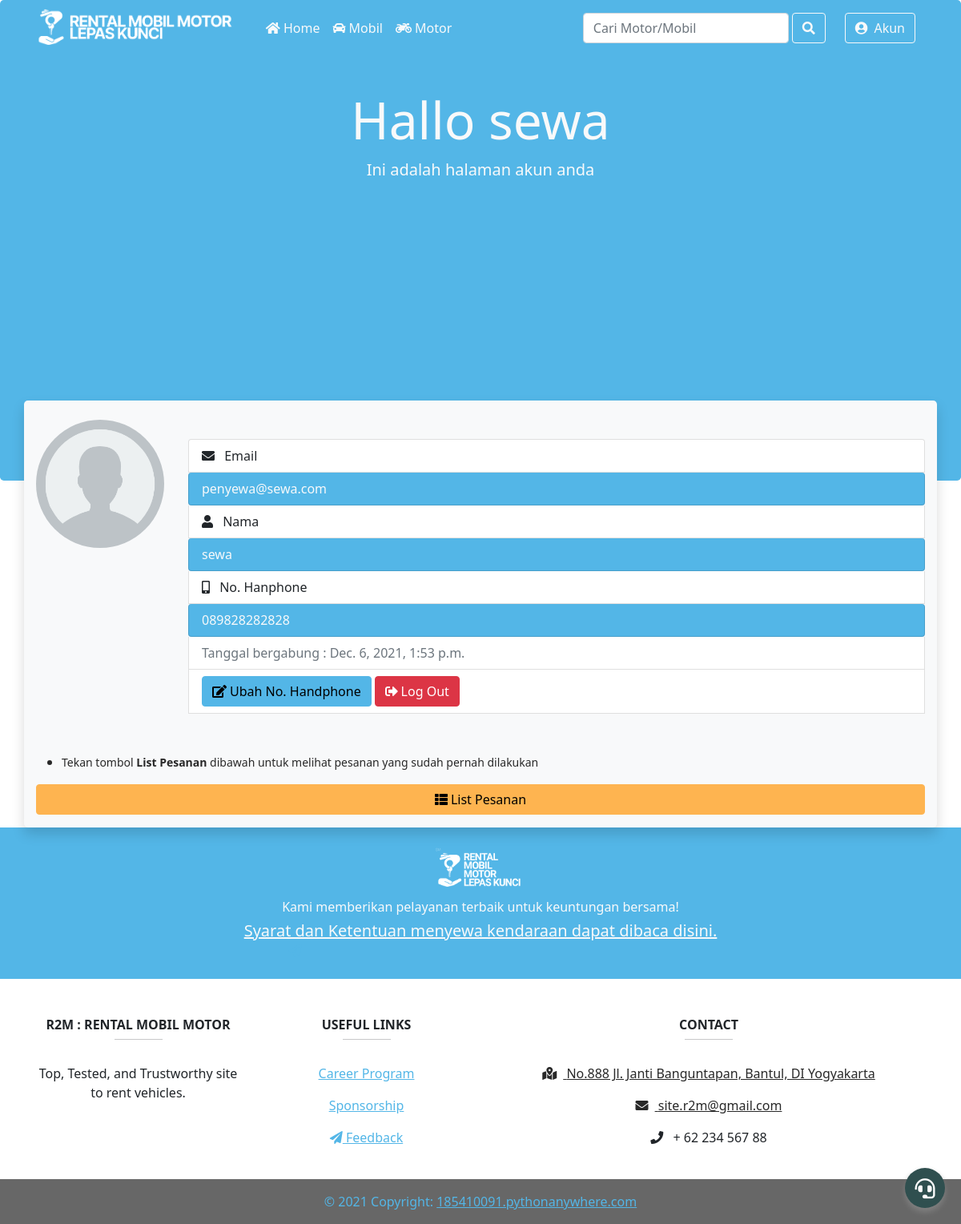
The page /akun/ (signed in) on the database as committed earlier.
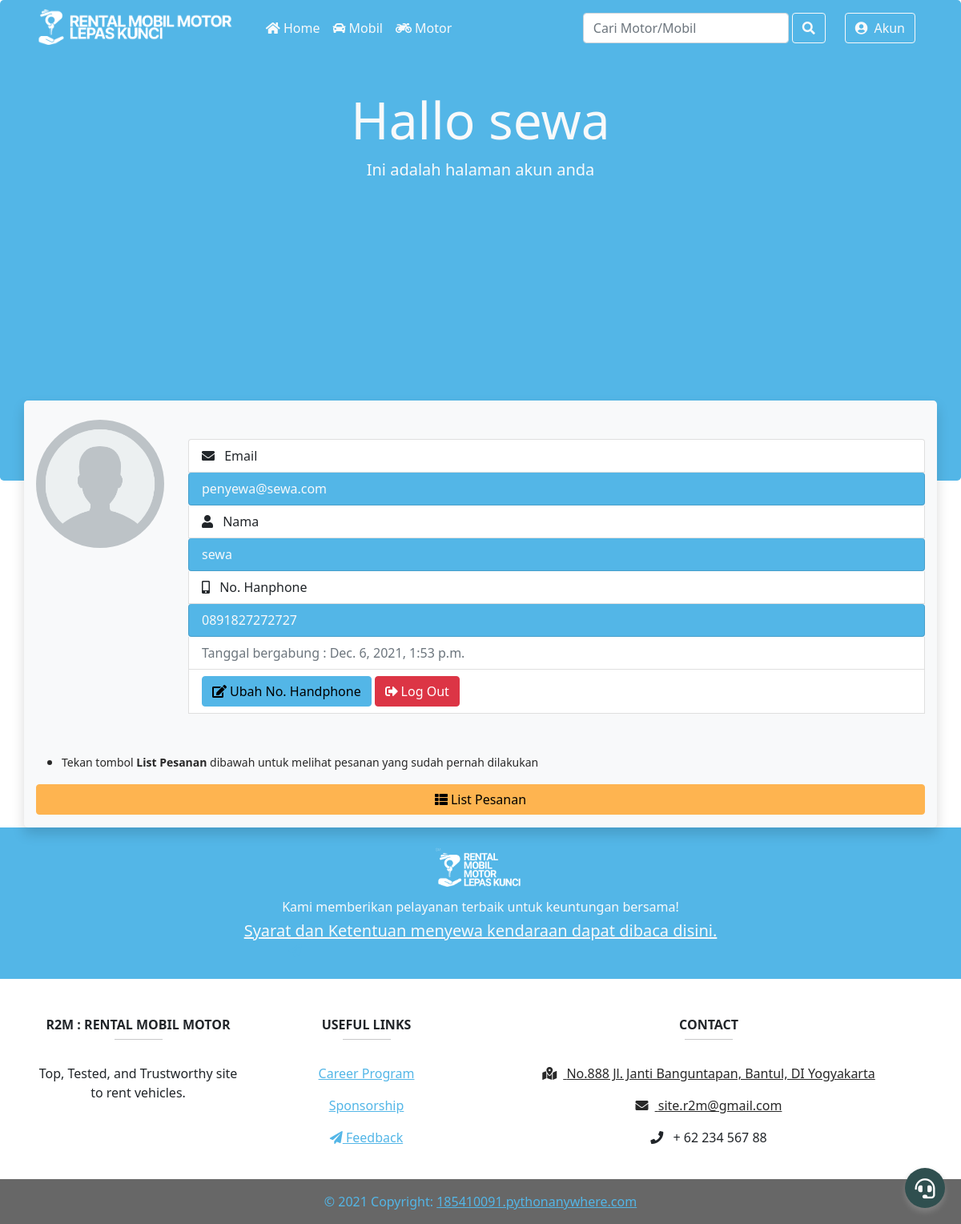
The same page on the database as committed later.
### akun/models.py (models this page shows, shortened)
class NewAkun(AbstractBaseUser,PermissionsMixin):
    email = models.EmailField(verbose_name="email", max_length=254, unique=True)
    nama = models.CharField(verbose_name="nama", max_length=70)
    no_hp = models.CharField(verbose_name="nomor handphone", max_length=15, unique=False)
    tanggal_akun = models.DateTimeField(default=timezone.now)
    is_staff = models.BooleanField(default=False)
    is_superuser = models.BooleanField(default=False)
    is_active = models.BooleanField(default=True)
    objects = AkunManager()
    USERNAME_FIELD = 'email'
    REQUIRED_FIELDS = ['nama','no_hp']

### akun/views.py (the view, shortened to what this page needs)
# urls.py: path("", views.index , name="index"),
def index(request):
    if request.user.is_authenticated:
        email = request.user.email
        akun = NewAkun.objects.get(email=email)
        pMobil = None
        pMotor = None
        if  bookMobil.objects.filter(id_penyewa_mbl=akun).exists():
            pMobil =  bookMobil.objects.filter(id_penyewa_mbl=akun)
        if  bookMotor.objects.filter(id_penyewa_mtr=akun).exists():
            pMotor =  bookMotor.objects.filter(id_penyewa_mtr=akun)
        context = {
            'title':"Akun | R2M",
            'heading':"Hallo ",
            'subheading':"Ini adalah halaman akun anda",
            'akun' : akun,
            'pesananMbl' : pMobil,
            'pesananMtr' : pMotor
        }
        return render(request, 'akun/index.html',context)
    else:
        return redirect('akun:login')

### mobil/models.py (called while the page is built)
    def __str__(self):
        return "{} - {}".format(self.plat_mbl,self.nama_mbl)

### templates/akun/index.html (shortened to what this page needs)
{% extends 'base.html' %}
{% load static %}
{% block stylesheet %}
<link rel="stylesheet" href="{% static 'akun/css/jumbotron.css' %}" />
{% endblock stylesheet %}
{% block header %}
<div class="row m-auto ">
    <div class="col-12 w-auto">
        <h1 class="display-3 text-light text-center"><strong>{{heading}} {{akun.nama}}</strong></h1>
        <p class="lead text-light text-center">{{subheading}}</p>
    </div>
</div>
{% endblock header %}
{% block content %}
<div class="row">
    <div class="col-sm-12 col-md-2 wy-5">
        <img src="{% static 'base-img/profile-ph.png' %}" class="img-fluid rounded-circle my-4 border-primary"
            alt="Foto Profile">
    </div>
    <div class="col-sm-12 col-md-10 my-5">
        <ul class="list-group">
            <li class="list-group-item"> <i class="fas fa-envelope mr-2"></i> Email</li>
            <li class="list-group-item bg-primary text-light rounded">{{akun.email}}</li>
            <li class="list-group-item"><i class="fas fa-user mr-2"></i> Nama</li>
            <li class="list-group-item bg-primary text-light rounded">{{akun.nama}}</li>
            <li class="list-group-item "><i class="fas fa-mobile-alt mr-2"></i> No. Hanphone</li>
            <li class="list-group-item bg-primary text-light rounded">{{akun.no_hp}}</li>
            <li class="list-group-item disabled">Tanggal bergabung : {{akun.tanggal_akun}}</li>
            <li class="list-group-item inline">
                <button type="button" class="btn btn-primary" data-toggle="modal" data-target="#nohpModal"><i class="fas fa-edit mr-1"></i>Ubah No.
                    Handphone</button>
                <button type="button" class="btn btn-danger" data-toggle="modal" data-target="#logoutModal"><i
                        class="fas fa-sign-out-alt mr-1"></i>Log Out</button>
            </li>
        </ul>
    </div>
</div>
<div class="row">
    <div class="col mb-3">
        <ul>
            <li>
                <p><small>Tekan tombol <strong>List Pesanan</strong> dibawah untuk melihat pesanan yang sudah pernah dilakukan</small></p>
            </li>
        </ul>
        <button id="pesanan" class="btn btn-warning btn-block"><i class="fas fa-th-list mr-1"></i>List Pesanan</button>
    </div>
</div>
{% endblock content %}

### templates/base.html (shortened to what this page needs)
{% load static %}
<!DOCTYPE html>
<html>
<head>
  {% include "snippets/styles.html" %}
  {% block stylesheet %}
  {% endblock stylesheet %}
</head>
<body>
  {% include "snippets/navbar.html" %}
  <div class="jumbotron m-0" id="jumbrotron-img">
    <div class="container mt-5">
      {% block header %}
      {% endblock header %}
    </div>
  </div>
  <div class="container-fluid main-content animate-bottom">
    <div id="body1" class="container bg-light text-dark shadow rounded-lg" style="margin-top: -100px;">
      {% block content %}{% endblock content %}
    </div>
  </div>
  {% include "snippets/footer.html" %}
  {% include "snippets/fab.html" %}
</body>
</html>

### templates/snippets/styles.html (shortened to what this page needs)
{% load static %}
<link rel="stylesheet" href="https://cdn.jsdelivr.net/npm/bootstrap@4.5.3/dist/css/bootstrap.min.css">
<link rel="stylesheet" href="https://use.fontawesome.com/releases/v5.7.0/css/all.css">
<link rel="stylesheet" href="{% static 'home/css/styles.css' %}" />
<link rel="stylesheet" href="{% static 'home/css/fab.css' %}">
<link rel="stylesheet" href="{% static 'home/css/more-styles.css' %}">

### templates/snippets/navbar.html (shortened to what this page needs)
{% load static %}
<nav class="navbar fixed-top navbar-expand-md navbar-light" id="navbarku">
    <div class="container">
        <a href="{% url 'home:index' %}" class="navbar-brand p-0 mb-1">
            <img style="height: 45px;" src="{% static 'base-img/sitebanner.png' %}" alt="Banner">
        </a>
        <div class="collapse navbar-collapse" id="navbarToggleExternalContent">
            <ul class="navbar-nav ml-lg-3 ">
                <li class="nav-item">
                    <a class="text-light nav-link" href="{% url 'home:index' %}"><i class="fas fa-home"></i> Home</a>
                </li>
                <li class="nav-item">
                    <a class="nav-link text-light" href="{% url 'mobil:index' %}"><i class="fas fa-car"></i> Mobil</a>
                </li>
                <li class="nav-item">
                    <a class="nav-link text-light" href="{% url 'motor:index' %}"><i class="fas fa-motorcycle"></i>
                        Motor</a>
                </li>
            </ul>
            <ul class="navbar-nav ml-lg-auto mr-1">
                <li class="nav-item">
                    <form class="form-inline" method="get" action="{% url 'home:search' %}">
                        <input name="search" class="form-control " type="search" placeholder="Cari Motor/Mobil" aria-label="Search">
                        <button class="btn btn-outline-light my-lg-2 ml-lg-1" type="submit"><i
                                class="fas fa-search"></i></button>
                    </form>
                </li>
                <li class="nav-item">
                    <a class="nav-link" href="{% url 'akun:index' %}">
                        <button type="button" class="btn btn-outline-light ml-lg-3">
                            <i class="fas fa-user-circle mr-1"></i> Akun</button>
                    </a>
                </li>
            </ul>
        </div>
    </div>
</nav>

### templates/snippets/footer.html
{% load static %}
<footer class="page-footer font-small blue-grey lighten-5">
  <div class="bg-primary text-light">
    <div class="container">
      <div class="row py-4 d-flex align-items-center m-0 p-0">
        <div class="col-12 text-center mb-0">
          <img class="mb-2" src="{% static "base-img/footer.png" %}" alt="" height="50">
          <h6 class="mb-0 pt-2">Kami memberikan pelayanan terbaik untuk keuntungan bersama!</h6>
          <a href="{% url 'home:snk' %}" class="text-light"><h5 class="mb-0 pt-2">Syarat dan Ketentuan menyewa kendaraan dapat dibaca disini. </h5></a>
        </div>
        <div class="col-md-6 col-lg-7 text-center text-md-right">
          <a class="gplus-ic">
            <i class="fas fa-paper-plane"></i>
          </a>
        </div>
      </div>
    </div>
  </div>
  <div class="container text-center text-md-left mt-5">
    <div class="row mt-3 dark-grey-text">
      <div class="col-3 mb-4">
        <h6 class="text-uppercase font-weight-bold">R2M : Rental Mobil Motor</h6>
        <hr class="teal accent-3 mb-4 mt-0 d-inline-block mx-auto" style="width: 60px" />
        <p>
          Top, Tested, and Trustworthy site to rent vehicles.
        </p>
      </div>
      <div class="col-3 mx-auto mb-4">
        <h6 class="text-uppercase font-weight-bold">Useful links</h6>
        <hr class="teal accent-3 mb-4 mt-0 d-inline-block mx-auto" style="width: 60px" />
        <p>
          <a class="dark-grey-text" href="#!">Career Program</a>
        </p>
        <p>
          <a class="dark-grey-text" href="#!">Sponsorship</a>
        </p>
        <p>
          <a class="dark-grey-text" href="#!"><i class="fas fa-paper-plane"></i> Feedback</a>
        </p>
      </div>
      <div class="col-6 mx-auto mb-md-0 mb-4">
        <h6 class="text-uppercase font-weight-bold">Contact</h6>
        <hr class="teal accent-3 mb-4 mt-0 d-inline-block mx-auto" style="width: 60px" />
        <p><a title="Buka di Gmaps" class="text-dark" href="https://goo.gl/maps/gPyE7S3Haxxb3gvB6"><i class="fas fa-map-marked-alt mr-2"></i> No.888 Jl. Janti Banguntapan, Bantul, DI Yogyakarta</p></a>
        <p><a title="Kirim Email" class="text-dark" href="#"><i class="fas fa-envelope mr-2"></i> site.r2m@gmail.com</p></a>
        <p><i class="fas fa-phone mr-2"></i> + 62 234 567 88</p>
      </div>
    </div>
  </div>
  <div class="footer-copyright bg-secondary text-center text-primary py-3">
    © 2021 Copyright:
    <a class="dark-grey-text" href="#"> 185410091.pythonanywhere.com</a>
  </div>
</footer>

### templates/snippets/fab.html (shortened to what this page needs)
<div class="fabs" onclick="toggleBtn()">
  <div class="fab-action">
    <i title="Hubungi Kami" class="fas fa-headset" id="add"></i>
  </div>
  <div class="btns">
    <a title="Lihat Syarat dan Ketentuan" href="{% url 'home:snk' %}" class="fab-btn" style="background: #55acee"></a>
    <a title="Akun Facebook Kami" href="#" class="fab-btn" style="background: #3b5999"></a>
    <a title="Whatsapp Kami" href="#" class="fab-btn" style="background: #25d366"></a>
    <a title="Instagram Kami" href="https://www.instagram.com/yunas.an/" target="_blank" class="fab-btn"
      style="background: #e4405f">
    </a>
    <a title="Kirim Email" href="mailto:anyunas38@gmail.com" class="fab-btn" style="background: #FA4C3B"></a>
  </div>
</div>

### templates/snippets/script.html (shortened to what this page needs)
{% load static %}

### static/home/css/fab.css (style rules this page uses)
* { padding: 0; margin: 0; }
.fabs { position: fixed; right: 20px; bottom: 20px; }
.fab-action { background: darkslategrey; height: 50px; width: 50px; border-radius: 50%; box-shadow: 0 5px 7px 0px gray; transition: background-color 0.4s ease-in-out; }
.fab-action i { position: absolute; color: white; left: 50%; top: 50%; transform: translate(-50%, -50%); font-size: 25px; cursor: pointer; }
.fab-btn { position: absolute; height: 35px; width: 35px; border-radius: 50%; }
.btns { position: absolute; bottom: 0px; margin-bottom: 5px; height: 35px; width: 35px; transition: 0.3s ease-in-out; left: 50%; transform: translateX(-50%); z-index: -1; }

### static/home/css/more-styles.css (style rules this page uses)
.animate-bottom { position: relative; -webkit-animation-name: animatebottom; -webkit-animation-duration: 1s; animation-name: animatebottom; animation-duration: 1s; }

### static/akun/css/jumbotron.css (style rules this page uses)
.jumbotron { padding: 4rem 2rem; margin-bottom: 2rem; background-color: var(--bs-primary); border-radius: .3rem; background-position: center; background-size: cover; height: 600px; }

Rows that differ between the two databases and show on the page:
changed NewAkun "sewa": no_hp "089828282828" → "0891827272727"
